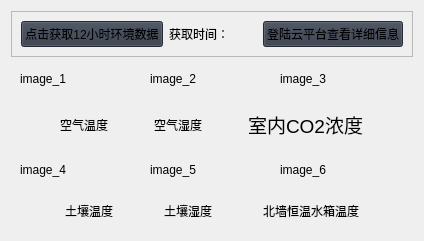
                     <widget class="QWidget" name="cloud_page1">
                      <property name="styleSheet">
                       <string notr="true"/>
                      </property>
                      <layout class="QGridLayout" name="gridLayout_7">
                       <item row="0" column="0">
                        <widget class="QFrame" name="frame_c1">
                         <property name="maximumSize">
                          <size>
                           <width>16777215</width>
                           <height>60</height>
                          </size>
                         </property>
                         <property name="frameShape">
                          <enum>QFrame::StyledPanel</enum>
                         </property>
                         <property name="frameShadow">
                          <enum>QFrame::Raised</enum>
                         </property>
                         <layout class="QHBoxLayout" name="horizontalLayout_11">
                          <item>
                           <widget class="QPushButton" name="btn_get_data_12hours">
                            <property name="styleSheet">
                             <string notr="true">background-color: rgb(52, 59, 72);</string>
                            </property>
                            <property name="text">
                             <string>点击获取12小时环境数据</string>
                            </property>
                           </widget>
                          </item>
                          <item>
                           <widget class="QLabel" name="label_time">
                            <property name="text">
                             <string>获取时间：</string>
                            </property>
                           </widget>
                          </item>
                          <item>
                           <widget class="QPushButton" name="Btn_open_cloud_web">
                            <property name="styleSheet">
                             <string notr="true">background-color: rgb(52, 59, 72);</string>
                            </property>
                            <property name="text">
                             <string>登陆云平台查看详细信息</string>
                            </property>
                           </widget>
                          </item>
                         </layout>
                        </widget>
                       </item>
                       <item row="1" column="0">
                        <widget class="QFrame" name="frame_c2">
                         <layout class="QHBoxLayout" name="horizontalLayout_7">
                          <item>
                           <widget class="QLabel" name="image_1">
                            <property name="text">
                             <string>image_1</string>
                            </property>
                           </widget>
                          </item>
                          <item>
                           <widget class="QLabel" name="image_2">
                            <property name="text">
                             <string>image_2</string>
                            </property>
                           </widget>
                          </item>
                          <item>
                           <widget class="QLabel" name="image_3">
                            <property name="text">
                             <string>image_3</string>
                            </property>
                           </widget>
                          </item>
                         </layout>
                        </widget>
                       </item>
                       <item row="2" column="0">
                        <widget class="QFrame" name="frame_c3">
                         <layout class="QHBoxLayout" name="horizontalLayout_6">
                          <item>
                           <spacer name="horizontalSpacer">
                            <property name="orientation">
                             <enum>Qt::Horizontal</enum>
                            </property>
                            <property name="sizeHint" stdset="0">
                             <size>
                              <width>40</width>
                              <height>20</height>
                             </size>
                            </property>
                           </spacer>
                          </item>
                          <item>
                           <widget class="QLabel" name="text_temperature">
                            <property name="text">
                             <string>空气温度</string>
                            </property>
                           </widget>
                          </item>
                          <item>
                           <spacer name="horizontalSpacer_3">
                            <property name="orientation">
                             <enum>Qt::Horizontal</enum>
                            </property>
                            <property name="sizeHint" stdset="0">
                             <size>
                              <width>40</width>
                              <height>20</height>
                             </size>
                            </property>
                           </spacer>
                          </item>
                          <item>
                           <widget class="QLabel" name="text_humidness">
                            <property name="text">
                             <string>空气湿度</string>
                            </property>
                           </widget>
                          </item>
                          <item>
                           <spacer name="horizontalSpacer_2">
                            <property name="orientation">
                             <enum>Qt::Horizontal</enum>
                            </property>
                            <property name="sizeHint" stdset="0">
                             <size>
                              <width>40</width>
                              <height>20</height>
                             </size>
                            </property>
                           </spacer>
                          </item>
                          <item>
                           <widget class="QLabel" name="text_illumination">
                            <property name="font">
                             <font>
                              <family>Segoe UI</family>
                              <pointsize>14</pointsize>
                              <italic>false</italic>
                              <bold>false</bold>
                             </font>
                            </property>
                            <property name="text">
                             <string>室内CO2浓度</string>
                            </property>
                           </widget>
                          </item>
                          <item>
                           <spacer name="horizontalSpacer_4">
                            <property name="orientation">
                             <enum>Qt::Horizontal</enum>
                            </property>
                            <property name="sizeHint" stdset="0">
                             <size>
                              <width>40</width>
                              <height>20</height>
                             </size>
                            </property>
                           </spacer>
                          </item>
                         </layout>
                        </widget>
                       </item>
                       <item row="3" column="0">
                        <widget class="QFrame" name="frame_c4">
                         <layout class="QHBoxLayout" name="horizontalLayout_8">
                          <item>
                           <widget class="QLabel" name="image_4">
                            <property name="text">
                             <string>image_4</string>
                            </property>
                           </widget>
                          </item>
                          <item>
                           <widget class="QLabel" name="image_5">
                            <property name="minimumSize">
                             <size>
                              <width>0</width>
                              <height>0</height>
                             </size>
                            </property>
                            <property name="text">
                             <string>image_5</string>
                            </property>
                           </widget>
                          </item>
                          <item>
                           <widget class="QLabel" name="image_6">
                            <property name="text">
                             <string>image_6</string>
                            </property>
                           </widget>
                          </item>
                         </layout>
                        </widget>
                       </item>
                       <item row="4" column="0">
                        <widget class="QFrame" name="frame_c5">
                         <layout class="QHBoxLayout" name="horizontalLayout_10">
                          <item>
                           <spacer name="horizontalSpacer_5">
                            <property name="orientation">
                             <enum>Qt::Horizontal</enum>
                            </property>
                            <property name="sizeHint" stdset="0">
                             <size>
                              <width>40</width>
                              <height>20</height>
                             </size>
                            </property>
                           </spacer>
                          </item>
                          <item>
                           <widget class="QLabel" name="text_temperature_2">
                            <property name="text">
                             <string>土壤温度</string>
                            </property>
                           </widget>
                          </item>
                          <item>
                           <spacer name="horizontalSpacer_6">
                            <property name="orientation">
                             <enum>Qt::Horizontal</enum>
                            </property>
                            <property name="sizeHint" stdset="0">
                             <size>
                              <width>40</width>
                              <height>20</height>
                             </size>
                            </property>
                           </spacer>
                          </item>
                          <item>
                           <widget class="QLabel" name="text_temperature_3">
                            <property name="text">
                             <string>土壤湿度</string>
                            </property>
                           </widget>
                          </item>
                          <item>
                           <spacer name="horizontalSpacer_7">
                            <property name="orientation">
                             <enum>Qt::Horizontal</enum>
                            </property>
                            <property name="sizeHint" stdset="0">
                             <size>
                              <width>40</width>
                              <height>20</height>
                             </size>
                            </property>
                           </spacer>
                          </item>
                          <item>
                           <widget class="QLabel" name="text_temperature_4">
                            <property name="text">
                             <string>北墙恒温水箱温度</string>
                            </property>
                           </widget>
                          </item>
                          <item>
                           <spacer name="horizontalSpacer_8">
                            <property name="orientation">
                             <enum>Qt::Horizontal</enum>
                            </property>
                            <property name="sizeHint" stdset="0">
                             <size>
                              <width>40</width>
                              <height>20</height>
                             </size>
                            </property>
                           </spacer>
                          </item>
                         </layout>
                        </widget>
                       </item>
                      </layout>
                     </widget>
